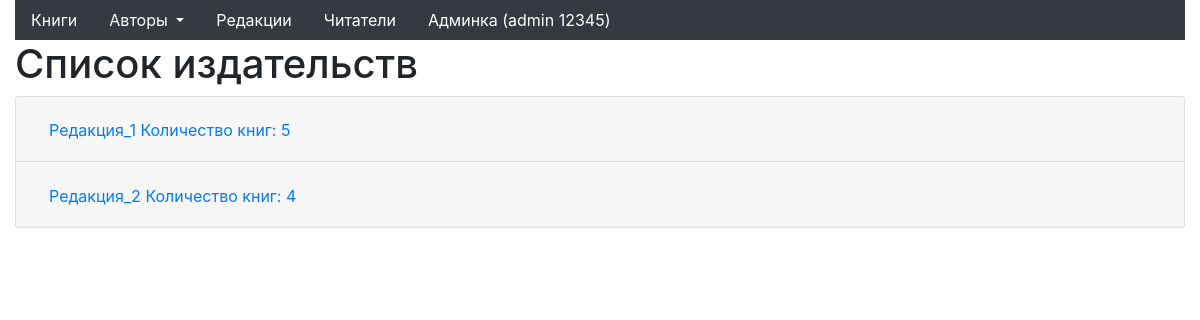
The app's page /redactions with its own data.
### p_library/models.py (models this page shows, shortened)
class Publisher(models.Model):
    short_name = models.CharField(max_length=254)
    full_name = models.TextField()
    phone_number = PhoneNumberField(null=True, blank=True)
    country = models.CharField(max_length=2)
    site = models.URLField()

### p_library/views.py (the view)
# urls.py: path('redactions', views.redactions),
def redactions(request):
    template = loader.get_template('redactions.html')
    publishers = Publisher.objects.all()
    redactions_data = {
        'redactions': [],
    }
    for publisher in publishers:
        books = Book.objects.filter(publisher=publisher)
        redaction = {
            'publisher': publisher,
            'books': books,
        }
        redactions_data['redactions'].append(redaction)
    return HttpResponse(template.render(redactions_data, request))

### p_library/templates/redactions.html (shortened to what this page needs)
{% extends 'base.html' %}
{% block content %}
<h1>Список издательств</h1>
<div class="accordion" id="accordionExample">
    {% for redaction in redactions %}
    <div class="card">
        <div class="card-header" id="heading{{ redaction.publisher.id }}">
            <h2 class="mb-0">
                <button class="btn btn-link" type="button" data-toggle="collapse"
                    data-target="#collapse{{ redaction.publisher.id }}" aria-expanded="true"
                    aria-controls="collapse{{ redaction.publisher.id }}">
                    {{ redaction.publisher.short_name }} Количество книг: {{ redaction.books|length}}
                </button>
            </h2>
        </div>
    </div>
    {% endfor %}
    {% endblock %}

### records on screen
Publisher: publisher.short_name "Редакция_1", books|length "5"
Publisher: publisher.short_name "Редакция_2", books|length "4"
